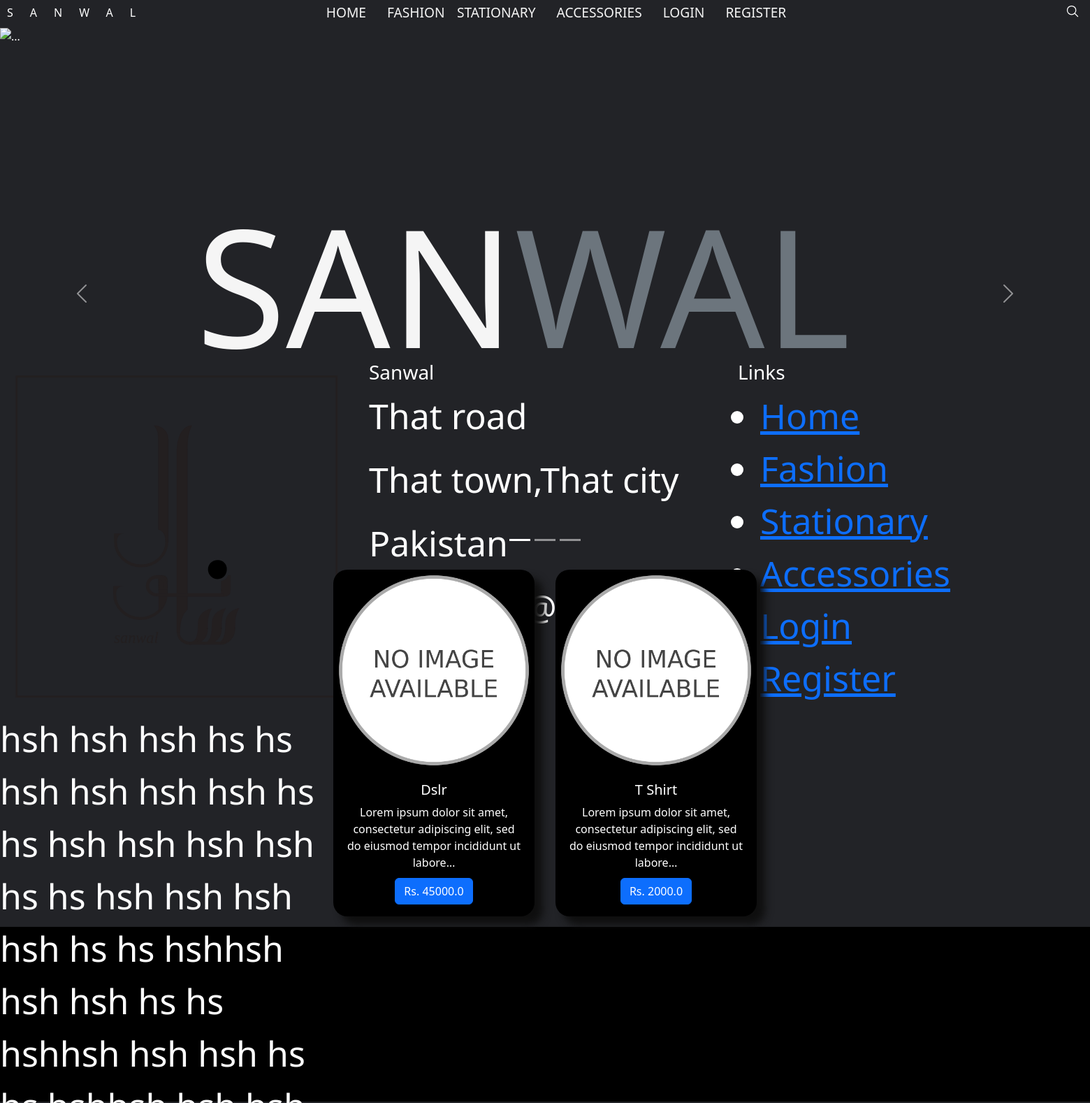
The app's page / (upper part), older data.
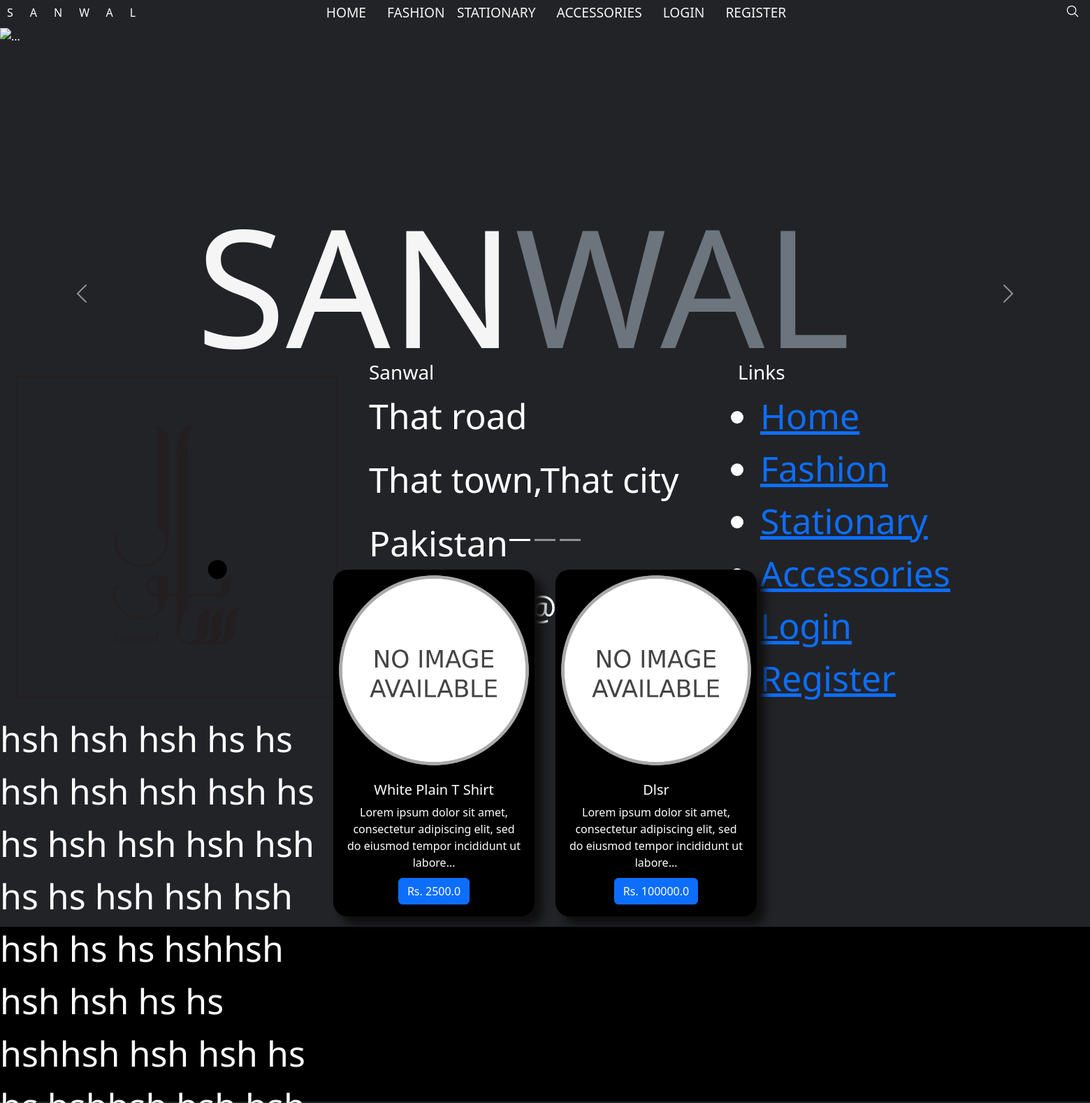
The same page, newer data.
### ecommerce/models.py (models this page shows, shortened)
class Product (models.Model):
	title = models.CharField(max_length=124)
	price = models.FloatField()
	discount_price = models.FloatField(blank=True, null=True)
	description = models.TextField(blank=True)
	type = models.ForeignKey(Type, on_delete=models.CASCADE, related_name="productType")
	category = models.ForeignKey(Category, on_delete=models.CASCADE, blank=True, null=True, related_name="productCategory")
	material = models.ForeignKey(Material, on_delete=models.CASCADE, blank=True, null=True, related_name="productMaterial")
	time_created = models.DateTimeField(auto_now_add=True)
	slug = models.SlugField(editable=False)
	def get_absolute_url (self):
		return reverse('product', kwargs={
			'slug': self.slug
		})

### ecommerce/views.py (the view)
# urls.py: path('', views.HomeView.as_view() , name='index'),
class HomeView(ListView):
    model = Product
    paginate_by = 8
    template_name = 'ecommerce/index.html'

### ecommerce/templates/ecommerce/index.html (shortened to what this page needs)
{% extends 'ecommerce/layout.html' %}
{% load static %}
{% block body %}
	<section>
		<div id="carouselExampleIndicators" class="carousel slide" data-bs-ride="true">
			<h1 id="companyName">SAN<span class="text-muted">WAL</span></h1>
			<div class="carousel-indicators">
			  <button type="button" data-bs-target="#carouselExampleIndicators" data-bs-slide-to="0" class="active" aria-current="true" aria-label="Slide 1"></button>
			  <button type="button" data-bs-target="#carouselExampleIndicators" data-bs-slide-to="1" aria-label="Slide 2"></button>
			  <button type="button" data-bs-target="#carouselExampleIndicators" data-bs-slide-to="2" aria-label="Slide 3"></button>
			</div>
			<div class="carousel-inner">
			  <div class="carousel-item active" data-bs-interval="4000">
				<img src="{% static 'ecommerce/imgs/mainCrousal/forest.jpg' %}" class="d-block w-100" alt="...">
			  </div>
			</div>
			<button class="carousel-control-prev" type="button" data-bs-target="#carouselExampleIndicators" data-bs-slide="prev">
			  <span class="carousel-control-prev-icon" aria-hidden="true"></span>
			</button>
			<button class="carousel-control-next" type="button" data-bs-target="#carouselExampleIndicators" data-bs-slide="next">
			  <span class="carousel-control-next-icon" aria-hidden="true"></span>
			</button>
		  </div>
	</section>
	<article class="products">
		<div class="row row-cols-1 row-cols-md-3 g-4">
			{% for item in object_list %}
			<col>
				<div class="card">
					<a href="{{ item.get_absolute_url }}">
						<div class="imageContainer">
							<img src="{% static 'ecommerce\imgs\products\No_image_available.png' %}" class="card-img-top" alt="...">
						</div>
						<div class="card-body text-center">
						  <h5 class="card-title">{{ item.title | title }} </h5>
						  <p class="card-text">{{ item.description | truncatechars:100 }}</p>
						  {% if item.discount_price %}
						  <a href="#" class="btn btn-primary">Rs. {{ item.discount_price }}</a>
						  {% else %}
						  <a href="#" class="btn btn-primary">Rs. {{ item.price }}</a>
						  {% endif %}
						</div>
					</a>
				</div>
			{% endfor %}
		</div>
	</article>
{% endblock %}

### ecommerce/templates/ecommerce/layout.html (shortened to what this page needs)
{% load static %}
<!DOCTYPE html>
<html lang="en">
<head>
	<link rel="stylesheet" href="{% static 'ecommerce/css/styles.css' %}">
	<link rel="stylesheet" href="{% static 'ecommerce/css/navigation.css' %}">
	<link rel="stylesheet" href="{% static 'ecommerce/css/cards.css' %}">
	<link href="https://cdn.jsdelivr.net/npm/bootstrap@5.2.2/dist/css/bootstrap.min.css" rel="stylesheet">
</head>
<body id="body">
	<header>
		<div id="navigation0">
			<span class="logo">
				SANWAL
			</span>
			<ul>
				<li class="list0">
					<a href="{% url 'index' %}">Home</a>
				</li>
				<li class="list0">
					<div class="dropdown">
						<a class="dropdown-content" href="{% url 'products-by-type' type='FASHION' %}">Fashion</a>
					</div>
				</li>
				<li class="list0">
					<a href="{% url 'products-by-type' type='STATIONARY' %}">Stationary</a>
				</li>
				<li class="list0">
					<a href="{% url 'products-by-type' type='ACCESSORIES' %}">Accessories</a>
				</li>
				{% if user.is_authenticated and user.is_staff %}
					<li class="list0">
						<a href="{% url 'logout' %}">logout</a>
					</li>
				{% else %}
					<li class="list0">
						<a href="{% url 'login' %}">Login</a>
					</li>
					<li class="list0">
						<a href="{% url 'register' %}">Register</a>
					</li>
				{% endif %}
			</ul>
			<span class="search">
				<ion-icon name="search-outline" class="searchBtn"></ion-icon>
			</span>
		</div>
	</header>
	<main>
		{% block body %}
		{% endblock %}
	</main>
	<footer>
        <div class="row">
        <div class="col">
            <p> </p>
        </div>
        <div class="col">
            <h3>Sanwal</h3>
            <p>That road</p>
            <p>That town,That city</p>
            <p>Pakistan</p>
            <p class="email-id">thatemail@that.com</p>
            <a href="tel:+92-1111222233" class="">
				<h4>+92-1111222233</h4>
			</a>
        </div>
        <div class="col">
            <h3>Links</h3>
            <ul>
                <li><a href="{% url 'index' %}">Home</a></li>
                <li><a href="{% url 'products-by-type' type='FASHION' %}">Fashion</a></li>
                <li><a href="{% url 'products-by-type' type='STATIONARY' %}">Stationary</a></li>
                <li><a href="{% url 'products-by-type' type='ACCESSORIES' %}">Accessories</a></li>
                <li><a href="{% url 'login' %}">Login</a></li>
                <li><a href="{% url 'register' %}">Register</a></li>
            </ul>
        </div>
    </footer>
</body>
</html>

### ecommerce/static/ecommerce/css/styles.css (style rules this page uses)
* { margin: 0; box-sizing: border-box; }
#body { overflow-x: hidden; background: #222327; color: white; }
header { position: relative; }

### ecommerce/static/ecommerce/css/navigation.css (style rules this page uses)
#navigation0 { position: relative; display: flex; justify-content: center; background-color: #222327; height: 40px; padding-top: 4px; text-transform: uppercase; }
#navigation0 ul { list-style: none; position: relative; display: flex; gap: 30px; }
#navigation0 ul li a { position: relative; color: whitesmoke; text-decoration: none; font-size: larger; }
#navigation0 ul li a::before { content: ''; position: absolute; bottom: -2px; width: 100%; height: 2px; background: #fff; transform: scaleX(0); transition: transform 0.3s ease-in-out; transform-origin: right; }
#navigation0 .logo { position: absolute; left: 0; margin: 2px 10px; letter-spacing: 1.5em; }
#navigation0 .search { position: absolute; right: -10px; font-size: 20px; z-index: 2; align-items: center; transition: 0.6s; cursor: pointer; }
#companyName { font-size: 15vw; color: whitesmoke; position: absolute; z-index: 2; top: 30%; left: 18%; }
#navigation0 .dropdown { position: relative; width: 70px; }

### ecommerce/static/ecommerce/css/cards.css (style rules this page uses)
footer { width: 100%; height: 250px; background-color: black; display: flex; align-items: center; justify-content: center; font-size: 50px; }
.products .row { align-items: center; justify-content: center; margin: auto; }
.products .row .card { border-radius: 20px; padding: 0; background: black; width: 18em; margin: 15px 15px; box-shadow: 12px 12px 12px rgb(15, 15, 15); }
.products .row .card a { margin: 0; color: white; text-decoration: none; }
.products .row .card .btn { color: white; margin-top: 10px; }
.products .row .card .imageContainer { border-top-left-radius: 20px; border-top-right-radius: 20px; border-bottom-left-radius: 60px; border-bottom-right-radius: 60px; overflow: hidden; }
.products .row .card img { transition: 0.5s all ease-in-out; }

Row changes from the older to the newer data that the page shows:
removed Product: title "Dslr", description "Lorem ipsum dolor sit amet, consectetur adipiscing elit, sed do eiusmod tempor incididunt ut labore…", discount_price "45000.0"
removed Product: title "T Shirt", description "Lorem ipsum dolor sit amet, consectetur adipiscing elit, sed do eiusmod tempor incididunt ut labore…", price "2000.0"
added Product: title "White Plain T Shirt", description "Lorem ipsum dolor sit amet, consectetur adipiscing elit, sed do eiusmod tempor incididunt ut labore…", price "2500.0"
added Product: title "Dlsr", description "Lorem ipsum dolor sit amet, consectetur adipiscing elit, sed do eiusmod tempor incididunt ut labore…", discount_price "100000.0"
